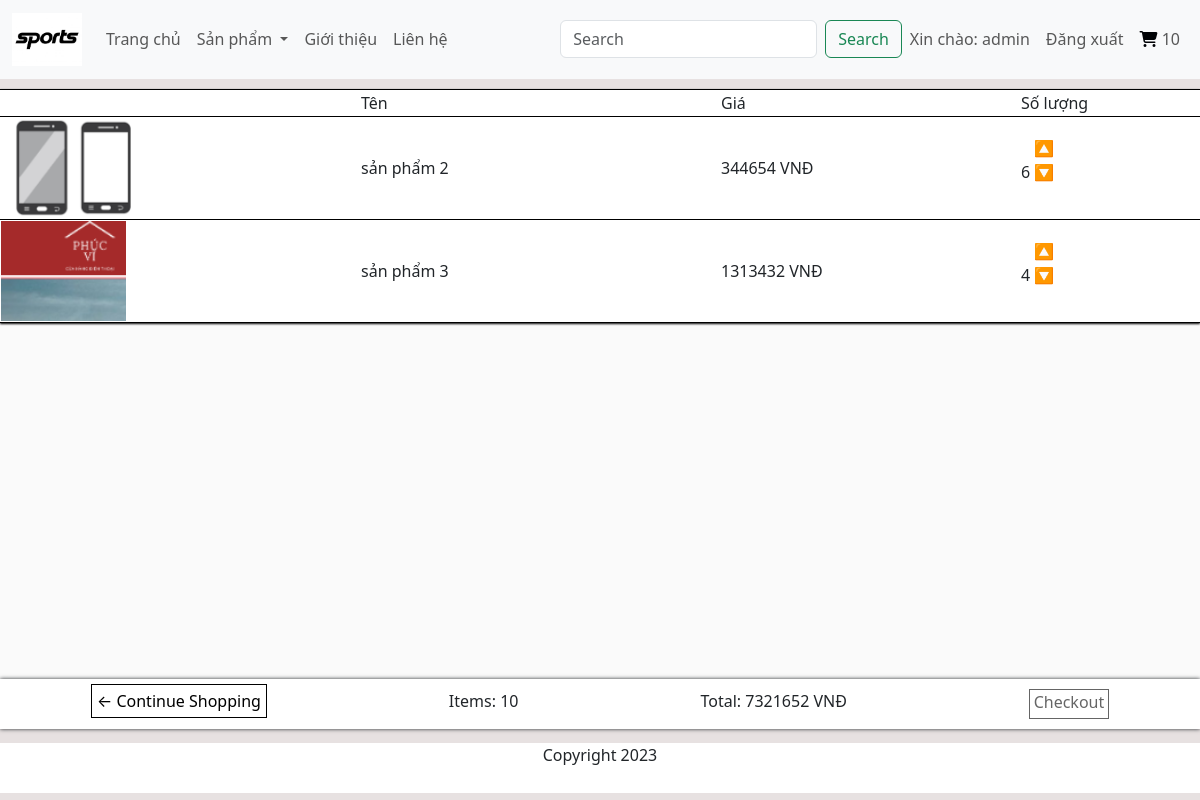
Before: /cart (signed in) with the older database file.
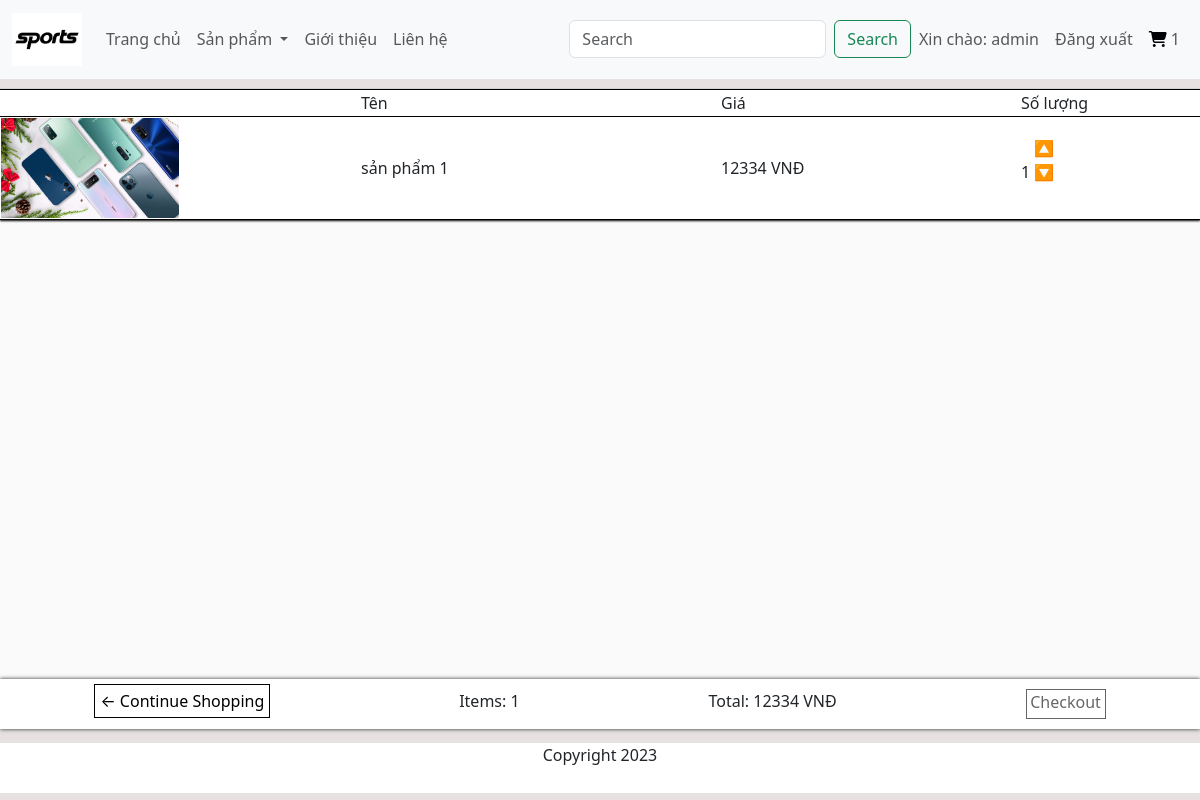
After: the same page with the newer database file.
### app/models.py (models this page shows, shortened)
class OrderProduct(models.Model):
    order = models.ForeignKey(Order, on_delete=models.CASCADE, null=True, blank=False)
    product = models.ForeignKey(Product, on_delete=models.CASCADE, null=True, blank=False)
    quantity = models.IntegerField(default=0, null=True, blank=False)
    date_added = models.DateTimeField(auto_now_add=True)
    @property
    def get_total(self):
        total = self.product.price * self.quantity
        return total

class Product(models.Model):
    name = models.CharField(max_length=200, null=True, blank=False)
    description = models.TextField()
    price = models.DecimalField(max_digits=10, decimal_places=0)
    category = models.ManyToManyField(Category, related_name='Categories')
    image = models.ImageField(null=True,blank=True)
    @property
    def ImgURL (self):
        try:
            url = self.image.url
        except:
            url = ''
        return url

class Order(models.Model):
    customer = models.ForeignKey(User, on_delete=models.CASCADE, null=True, blank=False)
    order_date = models.DateTimeField(auto_now_add=True)
    complete = models.BooleanField(default=False, null=True, blank=False)
    transaction_id = models.CharField(max_length=200, null=True)
    @property
    def get_cart_items(self):
        orderproduct = self.orderproduct_set.all()
        total = sum([item.quantity for item in orderproduct])
        return total
    @property
    def get_cart_total(self):
        orderproduct = self.orderproduct_set.all()
        total = sum([item.get_total for item in orderproduct])
        return total

### app/views.py (the view)
# urls.py: path('cart', views.cart, name="cart"),
def cart(request):
    if request.user.is_authenticated:
        customer = request.user
        order, created = Order.objects.get_or_create(customer=customer, complete = False)
        items = order.orderproduct_set.all()
        cartItems = order.get_cart_items
    else:
        items=[]
        order={'get_cart_items':0, 'get_cart_total':0}
        cartItems = order['get_cart_items']
    context={'items':items, 'order': order,'CartItems': cartItems}
    return render(request,'app/cart.html', context)

### app/templates/app/cart.html
{% extends "app/base.html" %}
{% load static %}
{% block cart %}
<div>
<div class="tb_cart">
<table  width="100%" >
    <tr >
        <td class="item_cart" width="30%"></td>
        <td class="item_cart" width="30%">Tên</td>
        <td class="item_cart" width="25%">Giá</td>
        <td class="item_cart" width="10%">Số lượng</td>
        <td class="item_cart" width="5%"></td>
    </tr>
    {% for item in items %}
    <tr >
        <td class="item_cart"><img height="100px" src="{{item.product.ImgURL}}"></td>
        <td class="item_cart">{{item.product.name}}</td>
        <td class="item_cart">{{item.product.price}} VNĐ</td>
        <td class="item_cart">{{item.quantity}} <p style="display:inline-block;"> <a class="quantity_cart" data-product={{item.product.id}} data-action = "add" style="cursor:pointer;">🔼</a></br><a class="quantity_cart" data-product={{item.product.id}} data-action = "remove" style="cursor:pointer;">🔽</a></p></td>
        <td class="item_cart">{{order.get_total_item}}</td>
    </tr>
    {% endfor %}
</table>
</div>
<div class="all_item">
    <span><a href="{% url 'home'%}" style="text-decoration: none; color: black;border:1px solid black;padding:5px;margin-top:5px;">← Continue Shopping</a></span>
    <span>Items: {{order.get_cart_items}}</span>
    <span>Total:  {{order.get_cart_total}} VNĐ</span>
    <span><a type="button" class="btn_checkout" href="{%url 'checkout'%}">Checkout</a></span>
</div>
</div>
{% endblock cart %}

### app/templates/app/base.html (shortened to what this page needs)
{% load static %}
<!DOCTYPE html>
<html>
    <head>
        <link href="{% static 'app/css/style.css' %}" rel="stylesheet">
        <link href="https://cdn.jsdelivr.net/npm/bootstrap@5.3.2/dist/css/bootstrap.min.css" rel="stylesheet">
        <link rel="stylesheet" href="#">
    </head>
    <body style=" background-color:#e7e1e1;">
        <nav class="navbar navbar-expand-lg bg-body-tertiary">
            <div class="container-fluid">
              <a class="navbar-brand" href="{% url 'home'%}"><img src="{% static "app/images/logo.jpg" %}" width="70px" alt=""></a>
              <div class="collapse navbar-collapse" id="navbarSupportedContent">
                <ul class="navbar-nav me-auto mb-2 mb-lg-0">
                  <li class="nav-item">
                    <a class="nav-link" aria-current="page" href="{% url 'home'%}">Trang chủ</a>
                  </li>
                  <li class="nav-item dropdown">
                    <a class="nav-link dropdown-toggle" href="#" role="button" data-bs-toggle="dropdown" aria-expanded="false">
                      Sản phẩm
                    </a>
                  </li>
                  <li class="nav-item">
                    <a class="nav-link" href="#">Giới thiệu</a>
                  </li>
                  <li class="nav-item">
                    <a class="nav-link" href="#">Liên hệ</a>
                  </li>
                </ul>
                <form class="d-flex" role="search" method="POST" action={% url "search" %}>
                  <input class="form-control me-2" type="search" placeholder="Search" aria-label="Search" name="searched">
                  <button class="btn btn-outline-success" type="submit">Search</button>
                <ul class="navbar-nav mb-2 mb-lg-0">
                  {% if request.user.is_authenticated %}
                  <li class="nav-item">
                      <span class="nav-link">Xin chào: {{ request.user }}</span>
                  </li>
                  <li class="nav-item">
                      <a class="nav-link" href="{% url 'logout' %}">Đăng xuất</a>
                  </li>
                  {% endif %}
                  <li class="nav-item">
                    <a class="nav-link" id="cart" href="{% url "cart" %}"><i class="fa-solid fa-cart-shopping" style="color: #000205;"></i>
                      <span >{{CartItems}}</span>
                    </a>
                  </li>
                </ul>
              </div>
            </div>
          </nav>
          <div style="background-color:#fafafa; min-height:80vh;" class="main-content">
            {% block cart %}{% endblock cart %}
          </div>
        <footer class="footer">Copyright 2023</footer>
    </body>
</html>

### app/static/app/css/style.css (style rules this page uses)
body { position: relative; }
p { text-align: start; }
.footer { text-align: center; background-color: white; position: absolute; bottom: -64px; width: 100%; height: 50px; }
.item_cart { background-color: white; border-top: 1px solid black; border-bottom: 1px solid black; }
.tb_cart { box-shadow: 0 1px 2px rgba(0,0,0,1.15); margin-top: 10px; }
.all_item { box-shadow: 0px 0px 4px 0px; background-color: white; height: 50px; width: 100%; display: flex; justify-content: space-around; position: absolute; bottom: 0px; flex-wrap: wrap; align-content: space-around; }
.btn_checkout { text-align: center; text-decoration: none; color: black; border: 0.1px solid black; opacity: 0.6; transition: 0.3s; height: 30px; width: 80px; }
a { text-decoration: none !important; }
ul { list-style: none; margin: 0; }

Changed rows visible on the page:
removed OrderProduct: product.ImgURL (picture), product.name "sản phẩm 2", product.price "344654", quantity "6"
removed OrderProduct: product.ImgURL (picture), product.name "sản phẩm 3", product.price "1313432", quantity "4"
added OrderProduct: product.ImgURL (picture), product.name "sản phẩm 1", product.price "12334", quantity "1"
changed Order: get_cart_items "10" → "1"; get_cart_total "7321652" → "12334"
Other visible differences:
{{ CartItems }}: "10" → "1"
